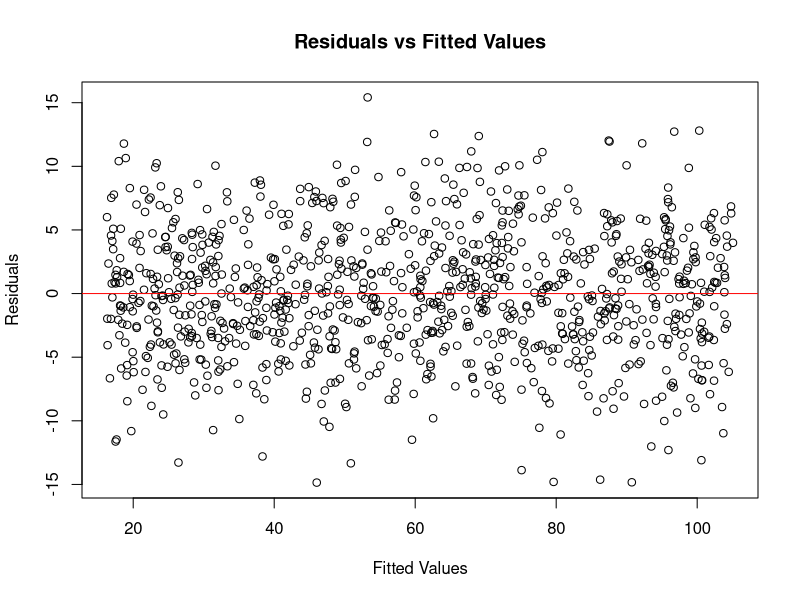
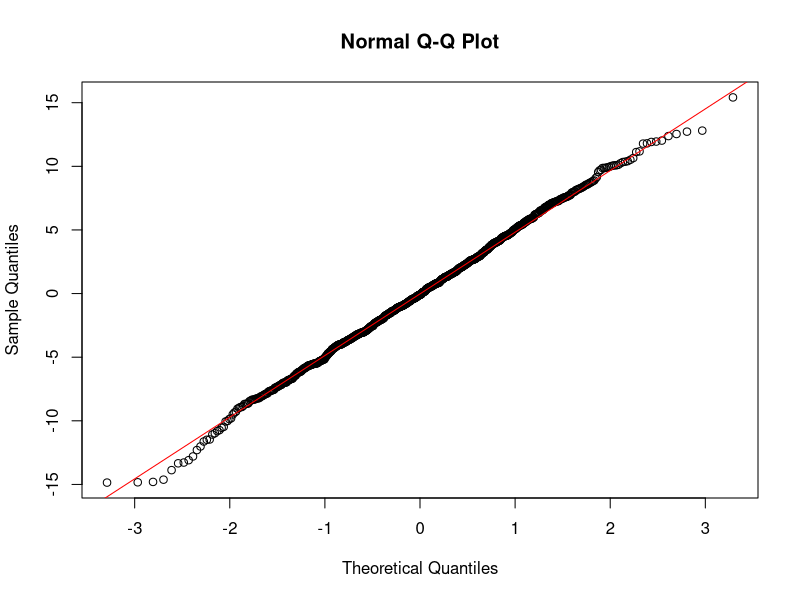
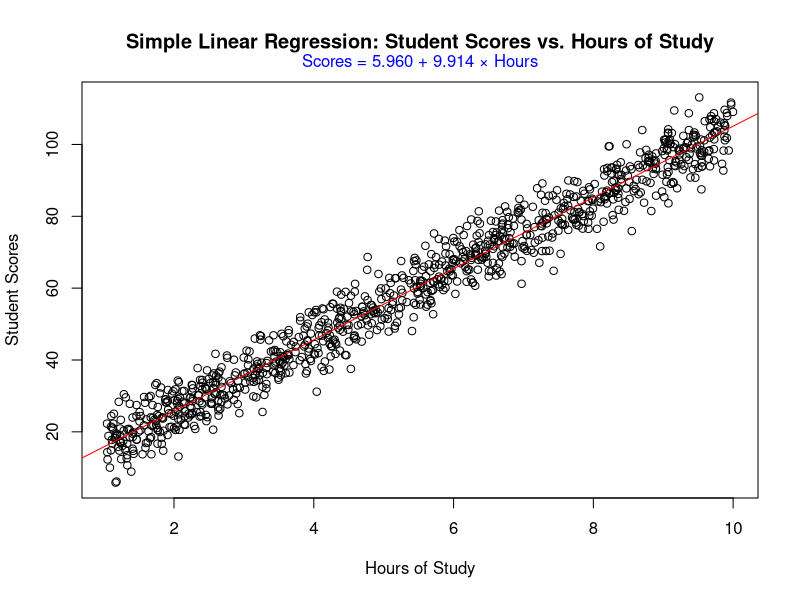
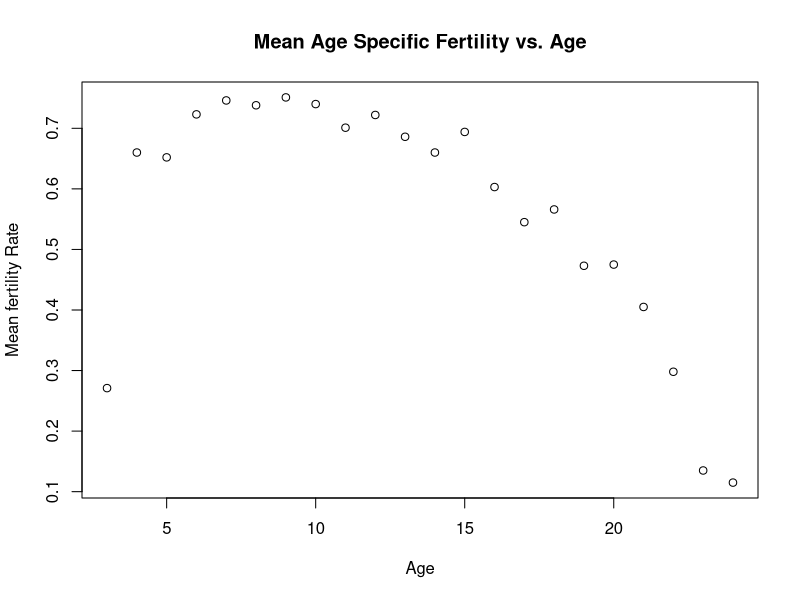
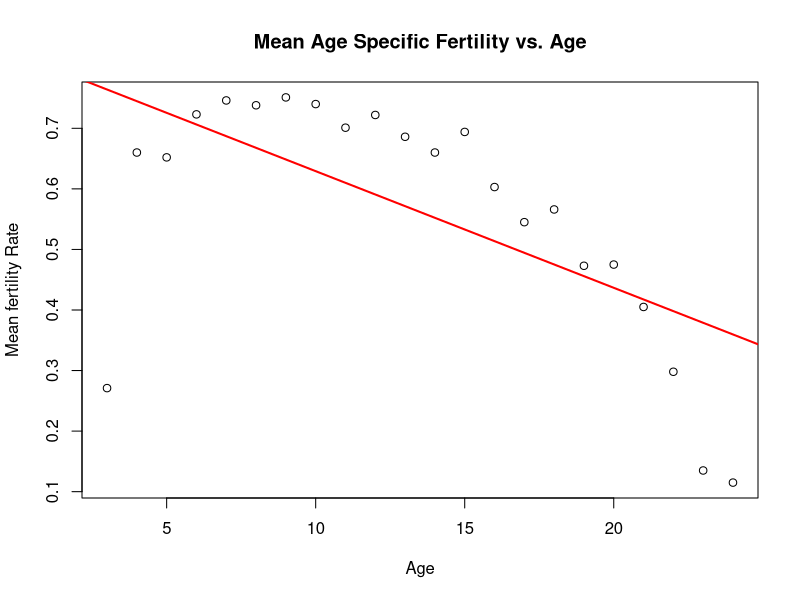
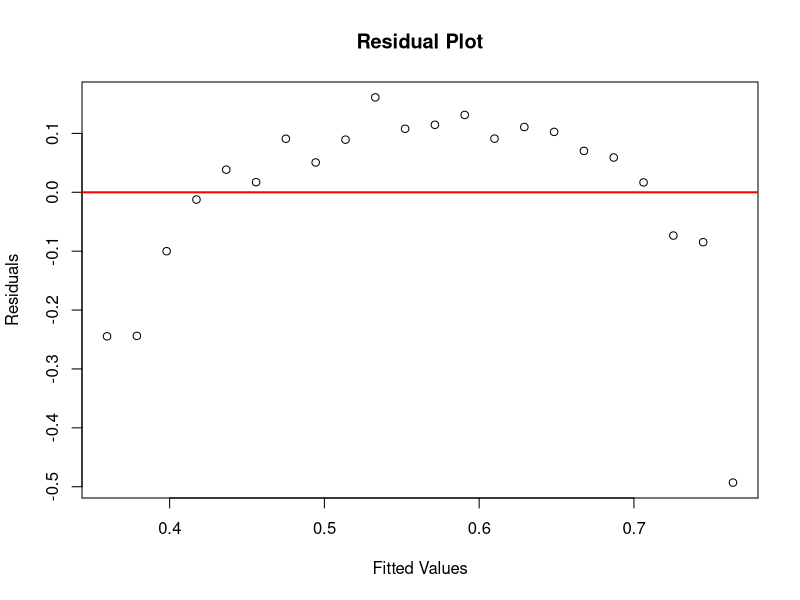

Reproduce these figures in R, in order.
## ---- chunk 1
knitr::opts_chunk$set(echo = TRUE)
## ---- chunk 2
# Create the design matrix X and Y
X <- matrix(c(1, 1, 1, 6, 7, 8), nrow = 3, ncol = 2)
Y <- matrix(c(3, 9, 15), nrow = 3, ncol = 1)

# Display X and Y
X
Y
## ---- chunk 3
# Compute X' X and X' Y
XTX <- t(X) %*% X
XTY <- t(X) %*% Y

# Display X' X and X' Y
XTX
XTY
## ---- chunk 4
# Compute (X' X)^{-1}
XTX_inv <- solve(XTX)

# Display (X' X)^{-1}
XTX_inv
## ---- chunk 5
# Compute beta_hat = (X' X)^{-1} X' Y
beta_hat <- XTX_inv %*% XTY

# Display beta
beta_hat
## ---- chunk 6
# Compute predicted values Y_hat
Y_hat <- X %*% beta_hat

# Display Y_hat
Y_hat
## ---- chunk 7
# Compute residuals epsilon_hat
epsilon_hat <- Y - Y_hat

# Display epsilon_hat
epsilon_hat

all.equal(Y, Y_hat)
## ---- chunk 8
# Fit the linear model
model <- lm(Y ~ X[, 2])

# Display the model summary
summary(model)

## ---- chunk 9
# Extract coefficients
coefficients(model)
## ---- chunk 10
# Compare with manual calculations
beta_manual <- c(-33, 6)
beta_lm <- coefficients(model)

# Check if the results are equal
all.equal(beta_manual, unname(beta_lm))
## ---- chunk 11
# Construct X and Y
X <- matrix(c(1, 1, 1, 5, 5, 5), nrow = 3, ncol = 2)
Y <- matrix(c(3, 9, 15), nrow = 3, ncol = 1)

# Display X and Y
X
Y
## ---- chunk 12
# Compute X' X and X' Y
XTX <- t(X) %*% X
XTY <- t(X) %*% Y

# Display X' X and X' Y
XTX
XTY
## ---- chunk 13
# Attempt to compute (X' X)^{-1}
XTX_inv <- try(solve(XTX), silent = TRUE)

# Display the result
XTX_inv
## ---- chunk 14
#Import the data
student_data <- read.csv("Student_Scores_Dataset.csv")

# Attach the data for easier access to column names
attach(student_data)

# Fit the linear regression model
student_model <- lm(Scores ~ Hours)

# Display the model summary
summary(student_model)
## ---- chunk 15
# Plot residuals vs fitted values
plot(student_model$fitted.values, student_model$residuals, 
     xlab = "Fitted Values", ylab = "Residuals", 
     main = "Residuals vs Fitted Values")
abline(h = 0, col = "red")

# Plot a Q-Q plot of residuals
qqnorm(student_model$residuals)
qqline(student_model$residuals, col = "red")
## ---- chunk 16
# Plot the data points with appropriate labels and title
plot(Hours, Scores, 
     xlab = "Hours of Study", ylab = "Student Scores", 
     main = "Simple Linear Regression: Student Scores vs. Hours of Study")

# Add the regression line to the plot
abline(student_model, col = "red")

# Display the regression equation as a subtitle in a mathematical format
mtext(expression(paste("Scores = 5.960 + 9.914 × Hours")), side = 3, line = 0.5, col = "blue")
                                                                                           
## ---- chunk 17
# Define the hours of study
hours <- c(4.36, 6.86, 8.84)

# Predict student scores
predict(student_model, newdata = data.frame(Hours = hours))
## ---- chunk 18
#Import the data
macaque_data <- read.csv("macaque.csv")

#Attach the data for easier access to column names
attach(macaque_data)

#Plot mean age specific fertility versus age
plot(age,mean_fertility,
     xlab = "Age", ylab = "Mean fertility Rate", 
     main = "Mean Age Specific Fertility vs. Age")


## ---- chunk 19
# Fit the linear regression model
macaque_model <- lm(mean_fertility ~ age)

# Display the model summary
summary(macaque_model)
## ---- chunk 20
# Create the scatter plot
plot(age, mean_fertility,
     xlab = "Age", ylab = "Mean fertility Rate", 
     main = "Mean Age Specific Fertility vs. Age")
# Add the linear regression line
abline(macaque_model, col = "red", lwd = 2)

# Residual plot
plot(fitted(macaque_model), residuals(macaque_model),
     xlab = "Fitted Values", ylab = "Residuals",
     main = "Residual Plot")
abline(h = 0, col = "red", lwd = 2)
## ---- chunk 21
# Define the ages of fertility
ages <- c(6.50, 14.25, 18.75)

# Predict mean age-specific fertility
predict(macaque_model, newdata = data.frame(age = ages))
